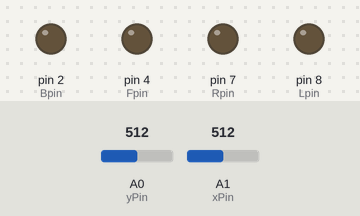
Bench run of a sketch on a simulated Arduino Uno, built with avr-gcc and run on an emulated ATmega328P. On the bench: output pins drawn as LEDs (lit = HIGH). Inputs (shaded band) come from the test bench; at power-on: A0 (yPin) = 512, A1 (xPin) = 512. What the sketch prints to the serial monitor is not drawn.

Above: at 1.2 s.
1.3 s: A0 (yPin) set to 546
At 2.0 s:
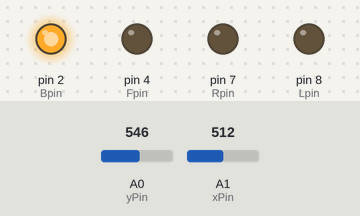
2.8 s: A1 (xPin) set to 523
5.8 s: A1 (xPin) set to 539
At 6.6 s:
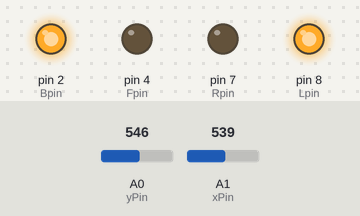
7.3 s: A0 (yPin) set to 511
At 7.7 s:
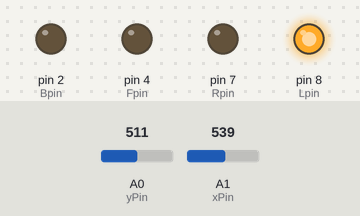
8.8 s: A0 (yPin) set to 477
At 10.0 s:
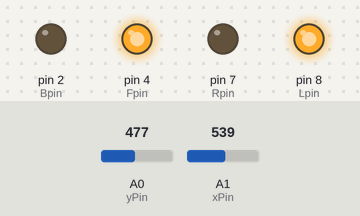
10.3 s: A1 (xPin) set to 511
At 11.1 s:
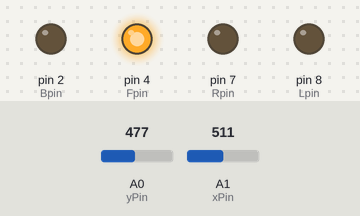
Timing chart, 0 to 12.8 s (numbered marks = the images above; inputs shaded):
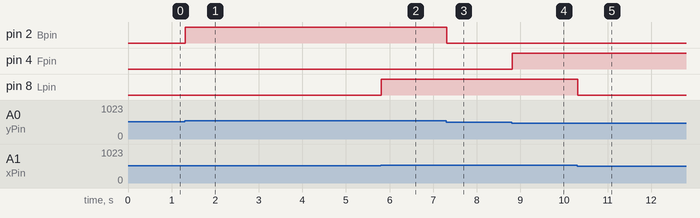

Measured:
- the behaviour switches between 532 and 533 on A0 (yPin) (found by bisection; images 0 and 1)
- the behaviour switches between 532 and 533 on A1 (xPin) (found by bisection; images 1 and 2)
- the behaviour switches between 492 and 491 on A0 (yPin) (found by bisection; images 3 and 4)
- after the input at 1.3 s, pin 2 (Bpin): LOW → HIGH at once
- after the input at 2.8 s, every drawn part: stays the same
- after the input at 5.8 s, pin 8 (Lpin): LOW → HIGH at once
- after the input at 7.3 s, pin 2 (Bpin): HIGH → LOW at once
- after the input at 8.8 s, pin 4 (Fpin): LOW → HIGH at once
- after the input at 10.3 s, pin 8 (Lpin): HIGH → LOW at once

The sketch:

JamesGlove_1Person.ino
```cpp
int startY;
int startX;
const int xPin = A1; // Attach Accelerometer X and Y to these pins
const int yPin = A0;
const int Bpin = 2; //Attach LED to these pins
const int Fpin = 4;
const int Rpin = 7;
const int Lpin = 8;
const int sens = 20;// This will be the sensitivity of the program ready the accelerometer analog values (aka looking for values in the range of +- this value)
String direct = " ";
void setup() {
  Serial.begin(9600);
  startX = analogRead(xPin); // These are the two values that the accelerometer will be calibrated to
  startY = analogRead(yPin);
  pinMode(Fpin, OUTPUT); // Declare the LED pins as outputs
  pinMode(Bpin, OUTPUT);
  pinMode(Lpin, OUTPUT);
  pinMode(Rpin, OUTPUT);
}

void loop() {
  // put your main code here, to run repeatedly:
  int dataX = analogRead(xPin);
  int dataY = analogRead(yPin);
  bool South = (dataY > startY + sens);
  bool North = (dataY < startY - sens);
  bool West = (dataX > (startX + sens));
  bool East = (dataX < (startX - sens));
  if (North && not East && not West){
  direct = "N";
  Serial.print(direct);
  digitalWrite(Fpin, HIGH); // Turn on desired led and turn off the others
  digitalWrite(Bpin, LOW);
  digitalWrite(Lpin, LOW);
  digitalWrite(Rpin, LOW);
  }
  else if (South && not East && not West){
  direct = "S";
  Serial.print(direct);
  digitalWrite(Fpin, LOW); // Turn on desired led and turn off the others
  digitalWrite(Bpin, HIGH);
  digitalWrite(Lpin, LOW);
  digitalWrite(Rpin, LOW);
  }
  else if(West && not North && not South){
  direct = "W";
  Serial.print(direct);
  digitalWrite(Fpin, LOW); // Turn on desired led and turn off the others
  digitalWrite(Bpin, LOW);
  digitalWrite(Lpin, HIGH);
  digitalWrite(Rpin, LOW);
  }
  else if(East && not North && not South){
    direct = "E";
   Serial.print(direct);
  digitalWrite(Fpin, LOW); // Turn on desired led and turn off the others
  digitalWrite(Bpin, LOW);
  digitalWrite(Lpin, LOW);
  digitalWrite(Rpin, HIGH);
  }
  else if (North && West){
    direct = "NW";
  Serial.print(direct);
   digitalWrite(Fpin, HIGH); // Turn on desired led and turn off the others
  digitalWrite(Bpin, LOW);
  digitalWrite(Lpin, HIGH);
  digitalWrite(Rpin, LOW);
  }
  else if (North && East){
    direct = "NE";
  Serial.print(direct);
   digitalWrite(Fpin, HIGH); // Turn on desired led and turn off the others
  digitalWrite(Bpin, LOW);
  digitalWrite(Lpin, LOW);
  digitalWrite(Rpin, HIGH);
  }
  else if (South && West){
    direct = "SW";
  Serial.print(direct);
  digitalWrite(Fpin, LOW); // Turn on desired led and turn off the others
  digitalWrite(Bpin, HIGH);
  digitalWrite(Lpin, HIGH);
  digitalWrite(Rpin, LOW);
  }
  else if(South && East){
  Serial.print("SE");
  digitalWrite(Fpin, LOW); // Turn on desired led and turn off the others
  digitalWrite(Bpin, HIGH);
  digitalWrite(Lpin, LOW);
  digitalWrite(Rpin, HIGH);
  }else if (not South && not North && not West && not East){
    direct= " ";
  digitalWrite(Fpin, LOW); // Turn on desired led and turn off the others
  digitalWrite(Bpin, LOW);
  digitalWrite(Lpin, LOW);
  digitalWrite(Rpin, LOW);

  }
  delay(20);
}
```
